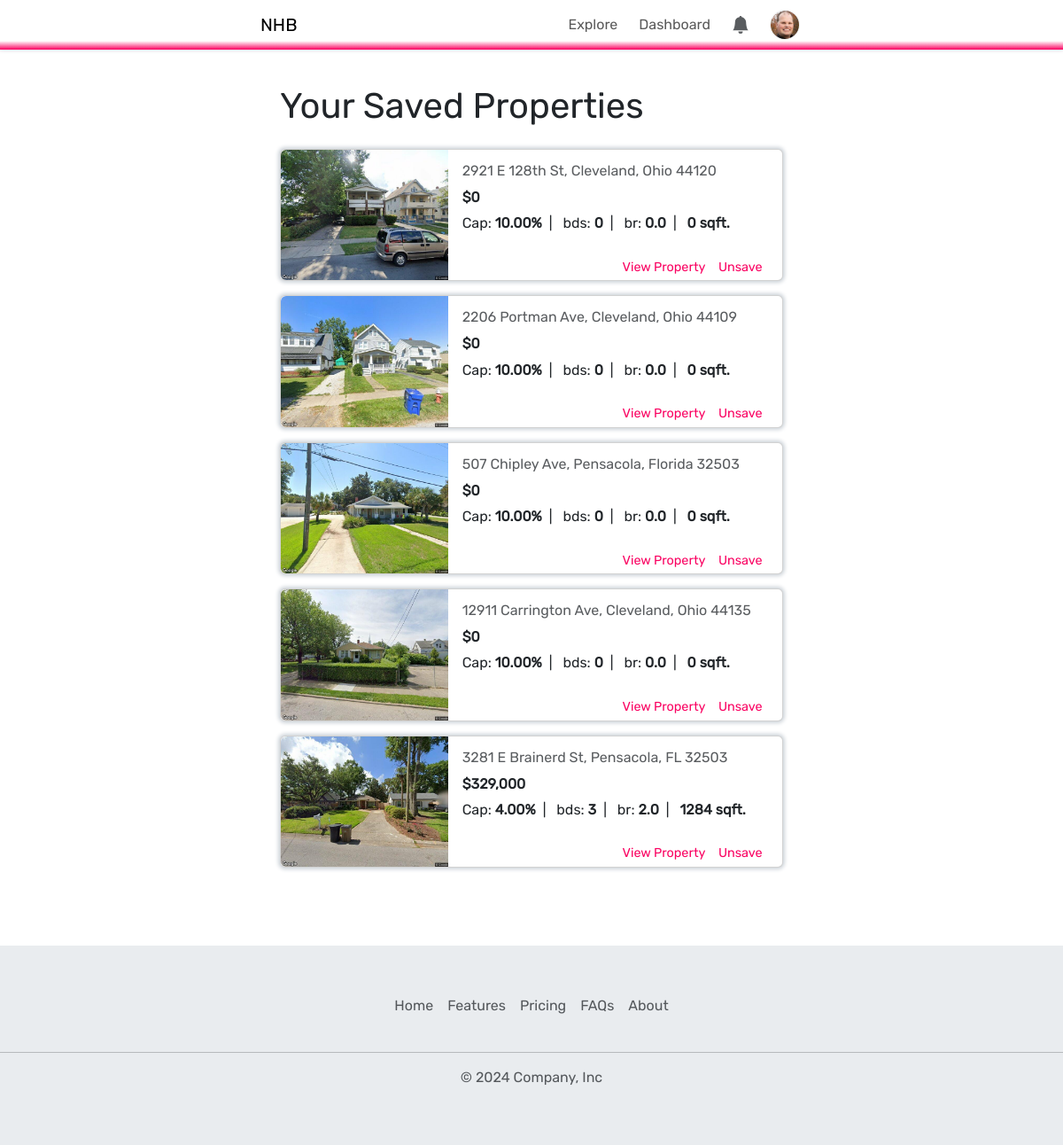
The app's page /profile/saved/ (signed in) with its own data.
### profiles/models.py (models this page shows, shortened)
class Profile(models.Model):
    user = models.ForeignKey(User, on_delete=models.CASCADE)
    theme = models.CharField(choices=[('light','light'), ('dark','dark')], max_length=100, default='dark')
    goal = models.CharField(choices=GOAL_CHOICES, max_length=100, default='Searching for Investment Property')
    phone_number = models.CharField(max_length=10, blank=True, null=True)
    location = models.CharField(max_length=100, blank=True, null=True)
    profile_picture = models.ImageField(upload_to='profile_pictures', blank=True, null=True)

### property/models.py (models this page shows, shortened)
class SavedProperty(models.Model):
    profile = models.ForeignKey(Profile, on_delete=models.CASCADE)
    property_id = models.CharField(max_length=100)
    address = models.CharField(max_length=250)
    city = models.CharField(max_length=100)
    state = models.CharField(max_length=2)
    zip = models.IntegerField()
    image = models.ImageField(upload_to='property_images/', default='property_images/default/shrek.webp')
    price = models.DecimalField(max_digits=10, decimal_places=2)
    cap_rate = models.DecimalField(max_digits=5, decimal_places=2)
    beds = models.IntegerField()
    baths = models.DecimalField(max_digits=2, decimal_places=1)
    sq_ft = models.IntegerField()
    timestamp = models.DateTimeField(auto_now_add=True)
    archived = models.BooleanField(default=False)
    class Meta:
        constraints = [
            models.UniqueConstraint('profile', 'property_id', name='profile-property_id'),
        ]
    @property
    def endpoint(self):
        return f'/property/detail/state={self.state}&city={self.city}&address={self.address}&zip={self.zip}&id={self.property_id}/'
    @property
    def address_full(self):
        return f'{self.address}, {self.city}, {self.state} {self.zip}'

### profiles/views.py (the view)
# urls.py: path('saved/', views.saved_property_list_view, name='saved_property_list'),
@login_required(login_url='/account/login/')
def saved_property_list_view(request, *args, **kwargs):
    profile = Profile.objects.get(user=request.user)
    saved_properties_qs = SavedProperty.objects.filter(profile=profile).filter(archived=False).order_by('-timestamp')
    return render(request, 'profile/saved-properties.html', { 'profile': profile, 'saved_properties': saved_properties_qs })

### agent/templatetags/is_agent.py (called while the page is built)
@register.filter(name='is_agent')
def is_agent(user: User, group_name='Agent'):
    return user.groups.filter(name=group_name).exists()

### property/templatetags/currency.py (called while the page is built)
@register.filter(name='currency')
def currency(value: str, decimal: int)-> str:
    if type(value) == str:
        if value == '':
            value = 0
        else:
            value = float(value)
    return f'${value:,.{decimal}f}'

### property/templatetags/percentage.py (called while the page is built)
@register.filter(name='percentage')
def percentage(value: float)-> str:
    return f'{value*100:.2f}%'

### templates/profile/saved-properties.html
{% extends "base.html" %}
{% block content %}
<div class="container col-12 col-md-8 col-lg-6 py-5 px-3">
    <h1 class="mb-4">Your Saved Properties</h1>
    <div id="saved-property-container">
    {% if not saved_properties %}
        <p>No saved properties.</p>
    {% else %}
    {% for property in saved_properties %}
        {% include "profile/partials/saved-property-card.html" %}
    {% endfor %}
    {% endif %}
    </div>
</div>
{% endblock content %}

### templates/components/nav.html (shortened to what this page needs)
{% load is_agent %}
<nav
id="navbar"
class="navbar navbar-expand-lg position-fixed w-100 py-1"
>
    <div class="container-fluid m-0">
        <div class="collapse navbar-collapse justify-content-evenly" id="navbarSupportedContent">
            <a class="navbar-brand px-2" href="/">NHB</a>
            <ul class="navbar-nav mb-2 mb-lg-0">
                <li class="nav-item me-2">
                    <a class="nav-link {% if '/explore/' in request.get_full_path %}active{% endif %}" href="/explore/">
                        Explore
                    </a>
                </li>
                {% if not request.user|is_agent %}
                <li class="nav-item me-2 dropdown">
                    <a class="nav-link dropdown-toggle {% if '/agent/' in request.get_full_path %}active{% endif %}" href="#" role="button" data-bs-toggle="dropdown" aria-expanded="false">
                        Agents
                    </a>
                    <ul id='agent-dropdown' class="dropdown-menu">
                        <li><a class="dropdown-item" href="#">Find an Agent</a></li>
                        <li><hr class="dropdown-divider"></li>
                        <li><a class="dropdown-item" href="/agent/become-an-agent/">Become an Agent</a></li>
                    </ul>
                </li>
                {% else %}
                <li class="nav-item me-2">
                    <a class="nav-link {% if '/agent/' in request.get_full_path %}active{% endif %}" href="/agent/dashboard/">
                        Dashboard
                    </a>
                </li>
                {% endif %}
                {% if not user.is_authenticated %}
                    <li class="nav-item">
                        <a class="nav-link" href="/account/register/">Login / Signup</a>
                    </li>
                    {% else %}
                    <li class="nav-item dropdown h-100 align-items-start me-2 " >
                        <a
                        id="notification-dropdown-tg"
                        class="nav-link dropdown-toggle d-flex align-items-center position-relative"
                        href="#"
                        role="button"
                        data-bs-toggle="dropdown"
                        aria-expanded="false"
                        onclick="clearNotifications()"
                        >
                            <svg id="notification-icon" xmlns="http://www.w3.org/2000/svg" width="20" height="20" fill="white" class="bi bi-bell-fill" viewBox="0 0 16 16">
                                <path d="M8 16a2 2 0 0 0 2-2H6a2 2 0 0 0 2 2m.995-14.901a1 1 0 1 0-1.99 0A5 5 0 0 0 3 6c0 1.098-.5 6-2 7h14c-1.5-1-2-5.902-2-7 0-2.42-1.72-4.44-4.005-4.901"/>
                            </svg>
                        </a>
                    </li>
                    <li class="nav-item dropdown">
                        <a id="profile-dropdown-tg" class="nav-link dropdown-toggle d-flex align-items-center" href="#" role="button" data-bs-toggle="dropdown" aria-expanded="false">
                            <div id="profile-badge-container">
                            {% if not user.profile_set.first.profile_picture %}
                                {% include "icons/profile-icon.html" %}
                            {% else %}
                                <img src="{{ user.profile_set.first.profile_picture.url }}" class="profile-badge me-1" alt="profile picture">
                            {% endif %}
                            </div>
                        </a>
                    </li>
                {% endif %}
            </ul>
        </div>
    </div>
</nav>

### templates/profile/partials/saved-property-card.html (shortened to what this page needs)
{% load static %}
{% load currency %}
{% load percentage %}
{% load comma %}
<div id="property-card-{{property.property_id}}" class="card mb-3 w-auto" style="box-shadow: 0 0 4px 2px var(--bs-dark-bg-subtle);">
    <div class="row g-0">
        <div class="col-4 col-md-4">
            <img src="{{property.image.url}}" class="img-fluid rounded-start h-100 card-image" alt="...">
        </div>
        <div class="col-8 col-md-8">
            <div class="card-body h-100  align-items-center py-1 ps-3 pe-2">
                <div class="property-card-details h-75 pt-2">
                    <p class="text-muted mb-2">{{ property.address_full }}</p>
                    <h6 style="font-weight:600;">{{ property.price|currency:0 }}</h6>
                    <p class="mb-2" style="font-size:1rem;">
                        Cap: <strong >{{ property.cap_rate|percentage }}</strong>&ensp;|&ensp;
                        bds: <strong>{{ property.beds }}</strong>&ensp;|&ensp;
                        br: <strong>{{ property.baths }}</strong>&ensp;|&ensp;
                        <strong>{{ property.sq_ft }} sqft.</strong>
                    </p>
                </div>
                <div id="card-button-container" class="d-flex pb-2 h-25">
                    <a style="color:var(--love);" href="{{property.endpoint}}">View Property</a>
                    {% if user == request.user %}
                        <a
                        style="color:var(--love);"
                        hx-post="{% url 'toggle_property_saved' %}"
                        hx-target="#property-card-{{property.property_id}}"
                        hx-vals='{ "view": "profile", "property": { "propertyId": "{{property.property_id}}" }}'
                        hx-swap="outerHTML"
                        >Unsave</a>
                    {% endif %}
                </div>
            </div>
        </div>
    </div>
</div>

### static/css/styles.css (style rules this page uses)
:root { --background: #292b2c; --foreground: #f5f5f5; --primary: #707070; --love: #fa0261; --hidden: #34d3eb; }
body { font-family: Rubik,Arial,sans-serif!important; }

### templates/components/nav.html (style rules this page uses)
.navbar { display: flex!important; flex-direction: row!important; background: linear-gradient(to bottom, var(--bs-body-bg) 65%, var(--bs-body-bg), var(--love)); z-index: 9998; box-shadow: 0 0 5px var(--bs-dark-bg-subtle); }
.navbar-nav { align-items: center!important; }
.nav-link { padding: .5rem!important; }
.profile-badge { width:2rem; height:2rem; border-radius:100%; box-shadow: 0 0 2px var(--bs-dark-bg-subtle); }
#notification-dropdown-tg::after { content: none; }
#profile-dropdown-tg::after { content: none; }
#notification-icon { fill: var(--bs-secondary-color); }

### templates/profile/partials/saved-property-card.html (style rules this page uses)
#card-button-container { display: flex; justify-content: flex-end; align-items: flex-end; }
#card-button-container a { color: var(--bs-secondary-color); font-size: .9rem; cursor: pointer; margin-right: .9rem; text-decoration: none; }

### records on screen
SavedProperty: image (picture), address_full "2921 E 128th St, Cleveland, Ohio 44120", price "$0", cap_rate|percentage "10.00%", beds "0", baths "0.0", sq_ft "0"
SavedProperty: image (picture), address_full "2206 Portman Ave, Cleveland, Ohio 44109", price "$0", cap_rate|percentage "10.00%", beds "0", baths "0.0", sq_ft "0"
SavedProperty: image (picture), address_full "507 Chipley Ave, Pensacola, Florida 32503", price "$0", cap_rate|percentage "10.00%", beds "0", baths "0.0", sq_ft "0"
SavedProperty: image (picture), address_full "12911 Carrington Ave, Cleveland, Ohio 44135", price "$0", cap_rate|percentage "10.00%", beds "0", baths "0.0", sq_ft "0"
SavedProperty: image (picture), address_full "3281 E Brainerd St, Pensacola, FL 32503", price "$329,000", cap_rate|percentage "4.00%", beds "3", baths "2.0", sq_ft "1284"
